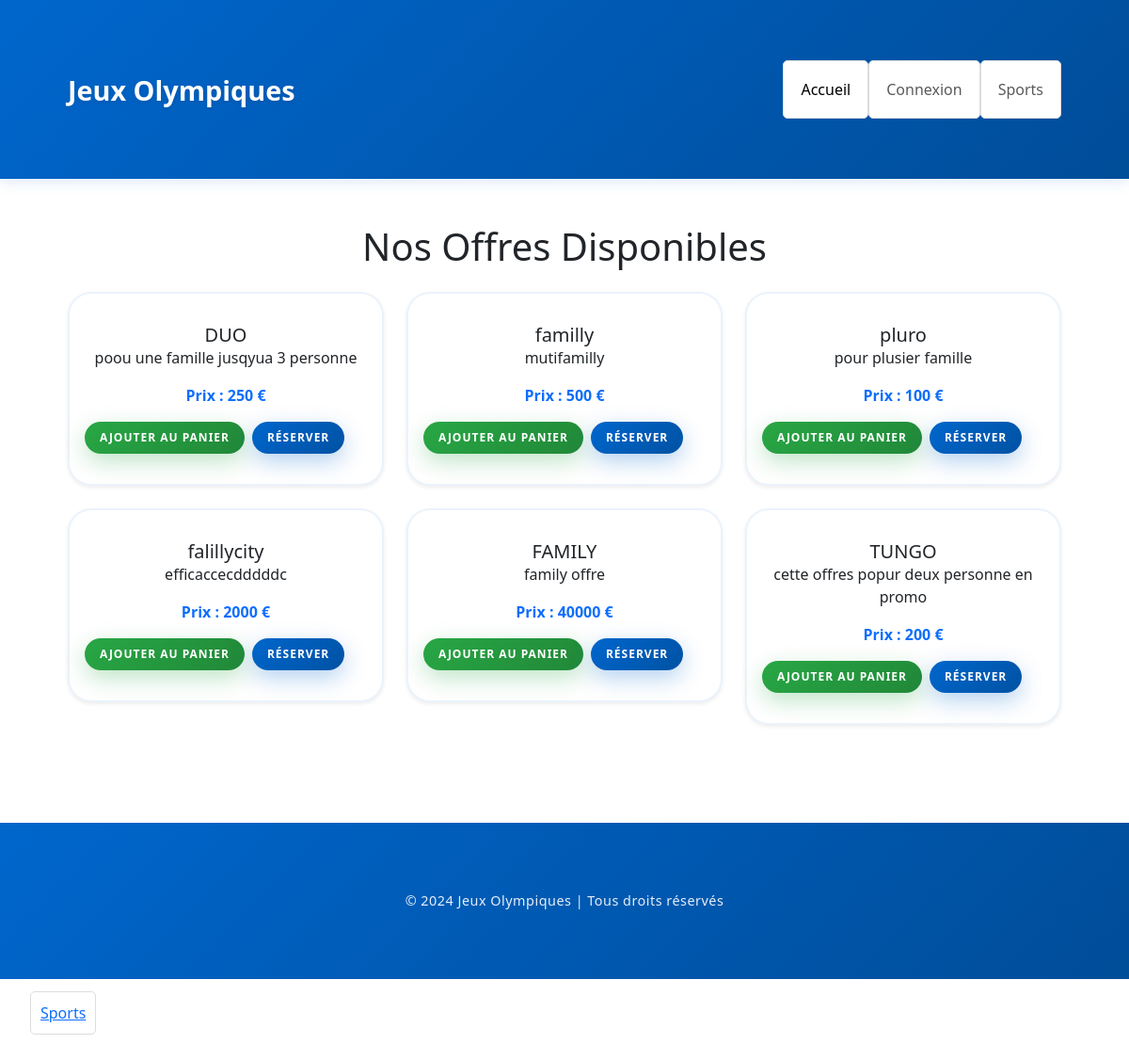
Page /offres/ on the committed database.
### tickets_bah/models.py (models this page shows, shortened)
class Offre(models.Model):
    nom = models.CharField(max_length=100)
    description = models.TextField()
    prix = models.IntegerField()
    nombre_de_places = models.CharField(max_length=100)
    createdAt = models.DateTimeField(auto_now_add=True, null=True)
    updatedAt = models.DateTimeField(auto_now=True, null=True)

### tickets_bah/views.py (the view)
# urls.py: path('offres/', views.offres_list, name='offres_list'),
def offres_list(request):
    offres = Offre.objects.all()
    return render(request, 'tickets_bah/offres_list.html', {'offres':offres})

### tickets_bah/templates/tickets_bah/offres_list.html
{% extends 'appFront/layout.html' %} {% load static %} {% block content %}
<div class="container mt-5">
  <h1 class="mb-4 text-center">Nos Offres Disponibles</h1>
  <div class="row">
    {% for offre in offres %}
    <div class="col-md-4">
      <div class="content-card mb-4 shadow-sm">
        <div class="card-body">
          <h5 class="card-title">{{ offre.nom }}</h5>
          <p class="card-text">{{ offre.description }}</p>
          <p class="fw-bold text-primary">Prix : {{ offre.prix }} €</p>
          <div class="btn-group-inline">
            <a
              href="{% url 'ajouter_au_panier' offre.id %}"
              class="btn btn-elegant-green"
              >Ajouter au panier</a
            >
            <a
              href="{% url 'reservation_create' %}?offre_id={{ offre.id }}"
              class="btn btn-elegant-blue"
              >Réserver</a
            >
          </div>
        </div>
      </div>
    </div>
    {% endfor %}
  </div>
</div>
{% endblock %} {% block customScript %} {% endblock %}

### static/tickets/style.css (style rules this page uses)
* { margin: 0; padding: 0; box-sizing: border-box; }
body { font-family: Arial, sans-serif; background-color: #f8f9fa; background: #ffffff; min-height: 100vh; }
a { text-decoration: none; color: #007bff; }

### static/tickets/home_style.css (style rules this page uses)
.content-card { background: #ffffff; border-radius: 25px; padding: 4rem 3rem; box-shadow: 0 15px 60px rgba(0, 102, 204, 0.12); max-width: 800px; margin: 0 auto; position: relative; z-index: 10; animation: fadeInUp 0.8s ease; border: 2px solid rgba(0, 102, 204, 0.08); }
.content-card { background: #ffffff; border-radius: 25px; padding: 2rem 1rem; box-shadow: 0 15px 60px rgba(0, 102, 204, 0.12); max-width: 800px; margin: 0 auto; position: relative; z-index: 10; animation: fadeInUp 0.8s ease; border: 2px solid rgba(0, 102, 204, 0.08); }
.btn-elegant-green { background: linear-gradient(135deg, #28a745 0%, #218838 100%); border: none; padding: 0.5rem 1rem; font-size: 0.75rem; font-weight: 600; border-radius: 50px; color: white; text-transform: uppercase; letter-spacing: 1px; box-shadow: 0 8px 25px rgba(40, 167, 69, 0.3); transition: all 0.3s ease; position: relative; overflow: hidden; display: inline-block; white-space: nowrap; }
.btn-elegant-blue { background: linear-gradient(135deg, #0066cc 0%, #0052a3 100%); border: none; padding: 0.5rem 1rem; font-size: 0.75rem; font-weight: 600; border-radius: 50px; color: white; text-transform: uppercase; letter-spacing: 1px; box-shadow: 0 8px 25px rgba(0, 102, 204, 0.3); transition: all 0.3s ease; position: relative; overflow: hidden; display: inline-block; white-space: nowrap; }
.btn-group-inline { display: flex; gap: 0.5rem; flex-wrap: wrap; }

### static/tickets/sport.css (style rules this page uses)
.container { width: 90%; margin: 40px auto; text-align: center; }

### rows in the picture
Offre: nom "DUO", description "poou une famille jusqyua 3 personne", prix "250"
Offre: nom "familly", description "mutifamilly", prix "500"
Offre: nom "pluro", description "pour plusier famille", prix "100"
Offre: nom "falillycity", description "efficaccecdddddc", prix "2000"
Offre: nom "FAMILY", description "family offre", prix "40000"
Offre: nom "TUNGO", description "cette offres popur deux personne en promo", prix "200"
